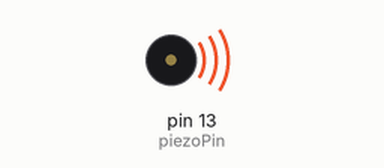
Simulated run of this sketch. Board: Arduino Uno, built with avr-gcc and run on an emulated ATmega328P. Parts: buzzer (waves = sounding).

Above: at 0.1 s.
Timing chart, 0 to 1.6 s (numbered marks = the images above):
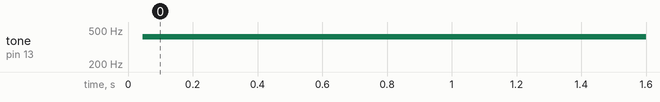

The sketch:

PiezoTon_Kurs.ino
```cpp
/*  Referenz:     http://arduino.cc/en/Reference/PinMode
              http://arduino.cc/en/Reference/Constants
              http://arduino.cc/en/Reference/DigitalWrite
              http://arduino.cc/en/Reference/DelayMicroseconds  */

#define piezoPin 13              // Piezo-Element an Pin 13
#define DELAY 1200

void setup()
{
  pinMode(piezoPin, OUTPUT);     // Piezo Pin als Ausgang programmieren
}

void loop()
{
  digitalWrite(piezoPin, HIGH);  // Piezo Pin einschalten
  delayMicroseconds(DELAY);      // "DELAY" Microsekunden warten
  digitalWrite(piezoPin, LOW);   // Piezo Pin ausschalten
  delayMicroseconds(DELAY);      // "DELAY" Microsekunden warten
}
```

Measured:
- by itself, tone on pin 13 (piezoPin): silent → 415 Hz at 0.04 s
